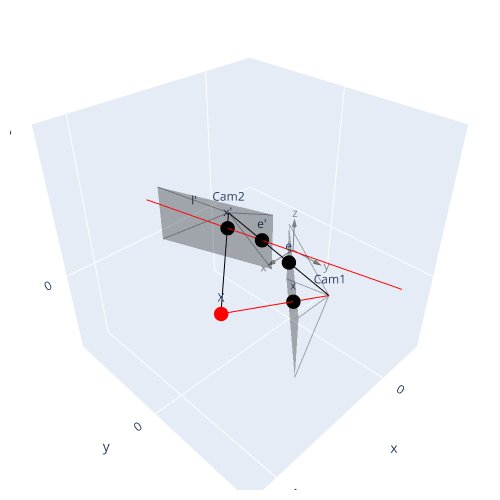

Notebook code for this chart:
### Markdown cell above
## The fundemental matrix $F$

The epipolar line is the projection in the second image of the ray from $X$ to the center of the first camera.
$$ 
    l^\prime = e^\prime \times x^\prime = [e^\prime]_\times x^\prime
$$
And the fundemental matrix $F$ is a mapping that maps a 2D image point to its corresponding epipolar line on the other image plane.
$$
    F: x \mapsto l^\prime
$$

### Geometric Derivation
The ray: $X(\lambda) = P^+ x + \lambda C$, where $P P^+ = I$. <br>
$X(\lambda=0)=P^+ x$, $X(\lambda = \infty) = C$. <br>
(Note that $P^+ x \neq X$, $P^+ x$ is a random point on the line $\overleftrightarrow{XC}$)

Then, project $P^+ x$ and C onto the second image plane by multiplying $P^\prime$. <br>
The epipolar line $l^\prime$: 
$$
\begin{aligned}
    l^\prime &= P^\prime C \times P^\prime P^+ x \\
    &= [e^\prime]_\times P^\prime P^+ x \\
    &= Fx \\
    \Rightarrow F &= [e^\prime]_\times P^\prime P^+ \\
\end{aligned}
$$ 
Also,  
$$
\begin{aligned}
    l^\prime &= Fx \\
    \Rightarrow x^{\prime T} l^\prime &= 0 \\
    \Rightarrow x^{\prime T} F x &= 0 
\end{aligned}
$$ 

### Summary of fundemental matrix properties
- Point correspondence <br>
$x^\prime F x = 0$

- Epipolar lines <br>
$l\prime = Fx$ is the epipolar line corresponding to $x$. <br>
$l = F^T x^\prime$ is the epipolar line corresponding to $x^\prime$.

- Epipoles <br>
$Fe = 0$. <br>
$F^T e^\prime = 0$.

- Computation from camera matrices $P$, $P^\prime$ <br>
$F = [e^\prime]_\times P^\prime P^+$, where $e^\prime=P^\prime C$, with $PC=0$.

### Code cell
# plot a point(2D) on a camera image plane(3D)
class CameraPoint(Point):

    def __init__(self, pts, camera, color='black', size=2):
        self.R = camera.R
        self.center = camera.center
        self.K = camera.K
        world_pts = self.img2world(pts)
        super().__init__(world_pts, color, size)

        self.data = world_pts

    # transform image points to world coordinates
    # (transformed points are on the image plane in 3D world, not 3D reconstruction)
    def img2world(self, x):
        xcam = np.linalg.inv(self.K) @ eucl2homo(x) # image frame to camera frame
        xworld = xcam @ self.R + self.center # R^T*xcam + C
        return xworld
    
    def get_fig_data(self):
        return super().get_fig_data()
    
class CameraLine(Line):
    
    def __init__(self, l, camera, color='black', opacity=1):
        # save the camera information
        self.R = camera.R
        self.center = camera.center 
        self.K = camera.K
        ximg1, ximg2 = self.find_two_img_pts(l)
        
        start = self.img2world(ximg1)
        end = self.img2world(ximg2)
        super().__init__(start, end, color, opacity)

    # transform image points to world coordinates
    # (transformed points are on the image plane in 3D world, not 3D reconstruction)
    def img2world(self, x):
        xcam =  eucl2homo(x) @ np.linalg.inv(self.K).T # image frame to camera frame
        xworld = xcam @ self.R + self.center # R^T*xcam + C
        return xworld
    
    # find two image points that l^T x = 0
    def find_two_img_pts(self, l):
        # let the two points be [x, 0, 1] and [0, y, 1]
        ximg1 = np.array([-l[2]/l[0], 0])
        ximg2 = np.array([0, -l[2]/l[1]])
        return ximg1, ximg2
    
    def get_fig_data(self):
        return super().get_fig_data()
    
def vec2skew(x):
    return np.array([
        [0, -x[2], x[1]],
        [x[2], 0, -x[0]],
        [-x[1], x[0], 0]
    ])

def find_F(C, P0, P1):
    C = eucl2homo(C)
    return vec2skew(P1 @ C) @ P1 @ np.linalg.pinv(P0)

# given two 2D points, print the line equation
def line_equation(pt1, pt2):
    m = (pt2[1] - pt1[1]) / (pt2[0] - pt1[0])
    k = (pt1[1] * pt2[0] - pt2[1] * pt1[0]) / (pt2[0] - pt1[0])
    print(f'line equation : {m:.2f}x + {k:.2f} = y')

# point size
size = 5

# create two cameras
cameraA = Camera(Ry(np.pi/2)@Rz(-np.pi/2)@Ry(np.pi/4), np.array([2, 3, 1]), "Cam1", show_frame=False)
cameraB = Camera(Ry(np.pi/2)@Rz(-np.pi/2)@Ry(-np.pi/9), np.array([1, -2, 1]), "Cam2", show_frame=False)

# test point 
X = np.array([5, 2, 1.6])

ptX = PointCloud(size=size)
ptX.add_data([X, 'red']) # will not be plotted 
cameraA.capture(ptX)
cameraB.capture(ptX)

F = find_F(cameraA.center, cameraA.P, cameraB.P)

# =========== x -> l ====================
l = F @ eucl2homo(cameraA.image_pts[0])
# =======================================
    
epiline = CameraLine(l, cameraB, color='red')
line1 = Segment(cameraA.center, cameraB.center)
line2 = Segment(cameraA.center, X, 'red')
line3 = Segment(cameraB.center, X)

# epipole and projected point on second image plane 
epipole1 = homo2eucl(cameraA.P @ eucl2homo(cameraB.center))
epipole2 = homo2eucl(cameraB.P @ eucl2homo(cameraA.center))
Xproj1 = homo2eucl(cameraA.P @ eucl2homo(X))
Xproj2 = homo2eucl(cameraB.P @ eucl2homo(X))
pt_epipole1 = CameraPoint(epipole1, cameraA, size=size)
pt_epipole2 = CameraPoint(epipole2, cameraB, size=size)
pt_Xproj1 = CameraPoint(Xproj1, cameraA, size=size)
pt_Xproj2 = CameraPoint(Xproj2, cameraB, size=size)

# verify fundemental matrix properties 

print("Verify fundemental matrix properties")
print("-"*40)
print("point correspondance :", np.allclose(eucl2homo(cameraB.image_pts[0])[None, :] @ F @ eucl2homo(cameraA.image_pts[0]), 0))
print("l\'=Fx :", "demonstrate using the graph.")
print("Fe = 0 and F^T e\' = 0 :", np.allclose(F @ eucl2homo(epipole1), 0), ",", np.allclose(F.T @ eucl2homo(epipole2), 0))
print("-"*40)

# add name tags
text = Text([pt_epipole1.data, pt_epipole2.data, pt_Xproj1.data, pt_Xproj2.data, X, 2*pt_Xproj2.data-pt_epipole2.data], 
            ['e', 'e\'', 'x', 'x\'', 'X', 'l\''])

FIG = plot_all([cameraA, cameraB, ptX, epiline, line1, line2, line3, pt_epipole1, pt_epipole2, pt_Xproj1, pt_Xproj2, text], world=True)

### Figure 1 — Plotly figure (JSON) as saved in the notebook; plotly's stock layout.template omitted (floating-point values rounded to 4 significant figures)
{"data": [{"line": {"color": "gray"}, "mode": "lines", "showlegend": false, "type": "scatter3d", "x": [0, 1], "y": [0, 0], "z": [0, 0]}, {"colorscale": [[0, "gray"], [1, "gray"]], "showlegend": false, "showscale": false, "sizemode": "scaled", "sizeref": 0.3, "type": "cone", "u": [1], "v": [0], "w": [0], "x": [1], "y": [0], "z": [0]}, {"mode": "text", "showlegend": false, "text": ["x"], "textfont": {"color": "gray"}, "textposition": "middle center", "type": "scatter3d", "x": [1.4], "y": [0], "z": [0]}, {"line": {"color": "gray"}, "mode": "lines", "showlegend": false, "type": "scatter3d", "x": [0, 0], "y": [0, 1], "z": [0, 0]}, {"colorscale": [[0, "gray"], [1, "gray"]], "showlegend": false, "showscale": false, "sizemode": "scaled", "sizeref": 0.3, "type": "cone", "u": [0], "v": [1], "w": [0], "x": [0], "y": [1], "z": [0]}, {"mode": "text", "showlegend": false, "text": ["y"], "textfont": {"color": "gray"}, "textposition": "middle center", "type": "scatter3d", "x": [0], "y": [1.4], "z": [0]}, {"line": {"color": "gray"}, "mode": "lines", "showlegend": false, "type": "scatter3d", "x": [0, 0], "y": [0, 0], "z": [0, 1]}, {"colorscale": [[0, "gray"], [1, "gray"]], "showlegend": false, "showscale": false, "sizemode": "scaled", "sizeref": 0.3, "type": "cone", "u": [0], "v": [0], "w": [1], "x": [0], "y": [0], "z": [1]}, {"mode": "text", "showlegend": false, "text": ["z"], "textfont": {"color": "gray"}, "textposition": "middle center", "type": "scatter3d", "x": [0], "y": [0], "z": [1.4]}, {"color": "black", "i": [0, 0], "j": [1, 2], "k": [2, 3], "opacity": 0.3, "type": "mesh3d", "x": [4.121, 1.293, 1.293, 4.121], "y": [3.707, 0.8787, 0.8787, 3.707], "z": [2, 2.0, -2.22e-16, 2.22e-16]}, {"line": {"color": "black"}, "mode": "lines", "opacity": 0.3, "showlegend": false, "type": "scatter3d", "x": [2, 4.121], "y": [3, 3.707], "z": [1, 2]}, {"line": {"color": "black"}, "mode": "lines", "opacity": 0.3, "showlegend": false, "type": "scatter3d", "x": [2, 1.293], "y": [3, 0.8787], "z": [1, 2.0]}, {"line": {"color": "black"}, "mode": "lines", "opacity": 0.3, "showlegend": false, "type": "scatter3d", "x": [2, 1.293], "y": [3, 0.8787], "z": [1, -2.22e-16]}, {"line": {"color": "black"}, "mode": "lines", "opacity": 0.3, "showlegend": false, "type": "scatter3d", "x": [2, 4.121], "y": [3, 3.707], "z": [1, 2.22e-16]}, {"marker": {"color": "black", "opacity": 1, "size": 2}, "mode": "text", "showlegend": false, "text": ["Cam1"], "type": "scatter3d", "x": [2], "y": [3], "z": [1]}, {"color": "black", "i": [0, 0], "j": [1, 2], "k": [2, 3], "opacity": 0.3, "type": "mesh3d", "x": [1.256, 2.624, 2.624, 1.256], "y": [0.2214, -3.537, -3.537, 0.2214], "z": [2, 2, -1.11e-16, 0]}, {"line": {"color": "black"}, "mode": "lines", "opacity": 0.3, "showlegend": false, "type": "scatter3d", "x": [1, 1.256], "y": [-2, 0.2214], "z": [1, 2]}, {"line": {"color": "black"}, "mode": "lines", "opacity": 0.3, "showlegend": false, "type": "scatter3d", "x": [1, 2.624], "y": [-2, -3.537], "z": [1, 2]}, {"line": {"color": "black"}, "mode": "lines", "opacity": 0.3, "showlegend": false, "type": "scatter3d", "x": [1, 2.624], "y": [-2, -3.537], "z": [1, -1.11e-16]}, {"line": {"color": "black"}, "mode": "lines", "opacity": 0.3, "showlegend": false, "type": "scatter3d", "x": [1, 1.256], "y": [-2, 0.2214], "z": [1, 0]}, {"marker": {"color": "black", "opacity": 1, "size": 2}, "mode": "text", "showlegend": false, "text": ["Cam2"], "type": "scatter3d", "x": [1], "y": [-2], "z": [1]}, {"marker": {"color": "red", "opacity": 1, "size": 5}, "mode": "markers", "showlegend": false, "type": "scatter3d", "x": [5], "y": [2], "z": [1.6]}, {"line": {"color": "red"}, "mode": "lines", "opacity": 1, "showlegend": false, "type": "scatter3d", "x": [11.63, -5.551], "y": [-28.27, 18.92], "z": [3.978, -1.013]}, {"line": {"color": "black"}, "mode": "lines", "opacity": 1, "showlegend": false, "type": "scatter3d", "x": [2, 1], "y": [3, -2], "z": [1, 1]}, {"line": {"color": "red"}, "mode": "lines", "opacity": 1, "showlegend": false, "type": "scatter3d", "x": [2, 5], "y": [3, 2], "z": [1, 1.6]}, {"line": {"color": "black"}, "mode": "lines", "opacity": 1, "showlegend": false, "type": "scatter3d", "x": [1, 5], "y": [-2, 2], "z": [1, 1.6]}, {"marker": {"color": "black", "size": 5}, "mode": "markers", "showlegend": false, "type": "scatter3d", "x": [1.646], "y": [1.232], "z": [1]}, {"marker": {"color": "black", "size": 5}, "mode": "markers", "showlegend": false, "type": "scatter3d", "x": [1.377], "y": [-0.1131], "z": [1.0]}, {"marker": {"color": "black", "size": 5}, "mode": "markers", "showlegend": false, "type": "scatter3d", "x": [3.061], "y": [2.646], "z": [1.212]}, {"marker": {"color": "black", "size": 5}, "mode": "markers", "showlegend": false, "type": "scatter3d", "x": [1.78], "y": [-1.22], "z": [1.117]}, {"marker": {"color": "black", "opacity": 1, "size": 2}, "mode": "text", "showlegend": false, "text": ["e"], "type": "scatter3d", "x": [1.646], "y": [1.232], "z": [1]}, {"marker": {"color": "black", "opacity": 1, "size": 2}, "mode": "text", "showlegend": false, "text": ["e'"], "type": "scatter3d", "x": [1.377], "y": [-0.1131], "z": [1.0]}, {"marker": {"color": "black", "opacity": 1, "size": 2}, "mode": "text", "showlegend": false, "text": ["x"], "type": "scatter3d", "x": [3.061], "y": [2.646], "z": [1.212]}, {"marker": {"color": "black", "opacity": 1, "size": 2}, "mode": "text", "showlegend": false, "text": ["x'"], "type": "scatter3d", "x": [1.78], "y": [-1.22], "z": [1.117]}, {"marker": {"color": "black", "opacity": 1, "size": 2}, "mode": "text", "showlegend": false, "text": ["X"], "type": "scatter3d", "x": [5], "y": [2], "z": [1.6]}, {"marker": {"color": "black", "opacity": 1, "size": 2}, "mode": "text", "showlegend": false, "text": ["l'"], "type": "scatter3d", "x": [2.183], "y": [-2.327], "z": [1.234]}], "layout": {"height": 500, "margin": {"b": 10, "l": 10, "r": 10, "t": 10}, "scene": {"aspectratio": {"x": 1, "y": 1, "z": 1}, "xaxis": {"nticks": 4, "range": [-2, 6]}, "yaxis": {"nticks": 4, "range": [-4, 4]}, "zaxis": {"nticks": 4, "range": [-3, 5]}}, "width": 500}}
